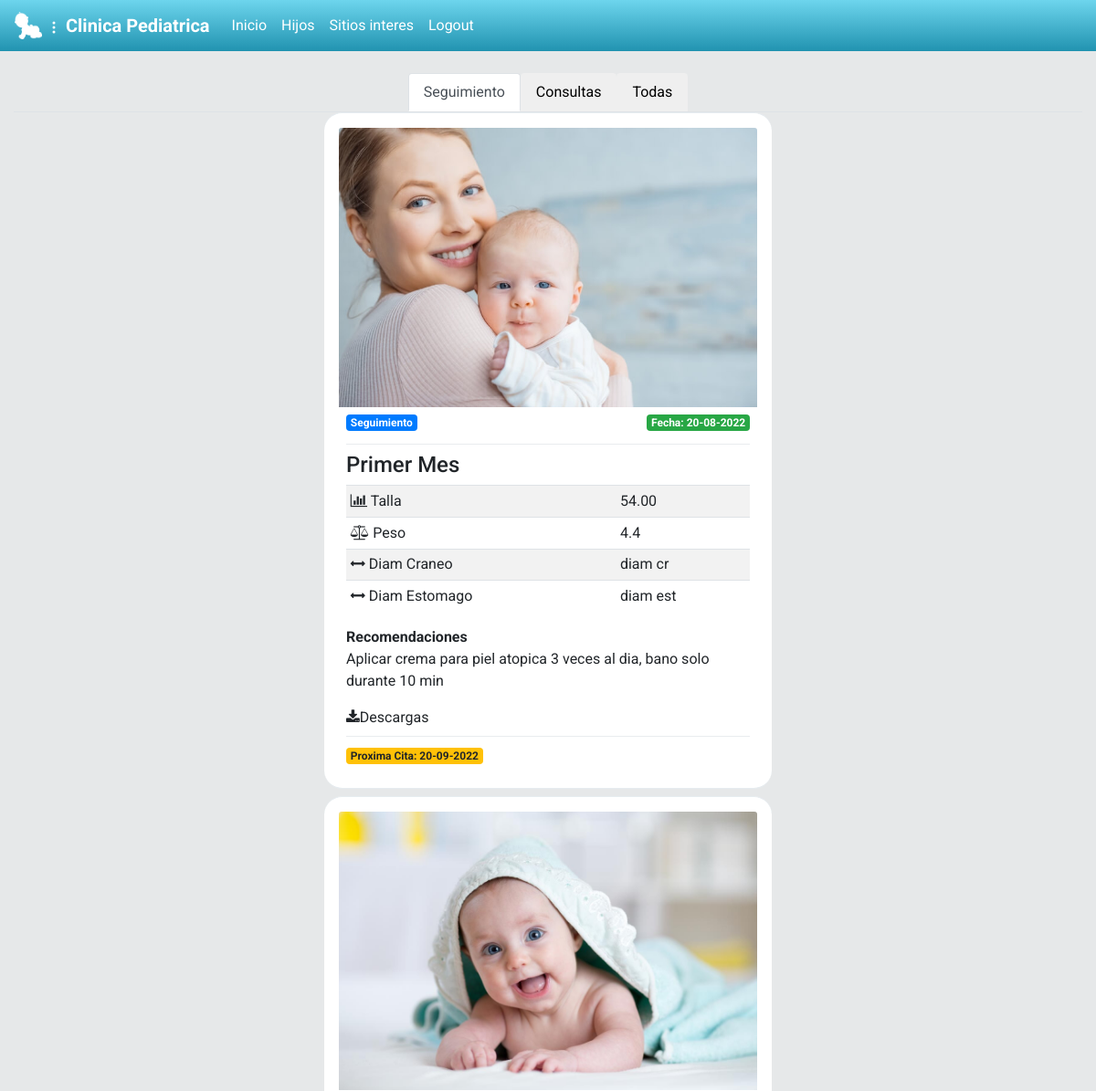
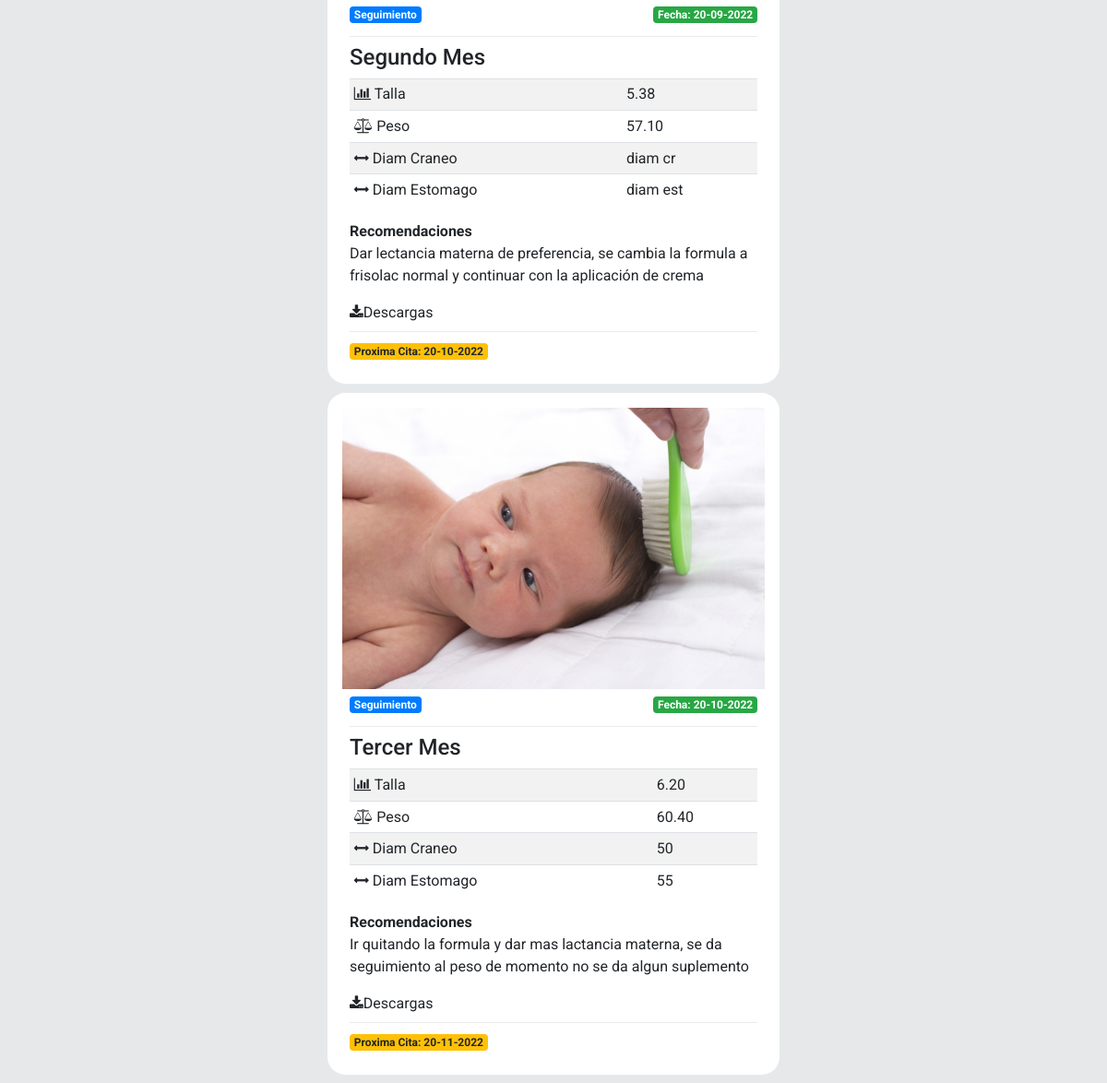
The app's page /consulta/6/ (signed in) with its own data (2 pictures, top to bottom).
### twitter/models.py (models this page shows, shortened)
class Consultas(models.Model):
    user = models.ForeignKey(User, on_delete=models.CASCADE, null=False, blank=False, default=1)
    tipo = models.CharField(max_length=30, default='consulta')
    fecha = models.DateField(auto_now=True)
    talla = models.CharField(max_length=20, default='talla', blank=True)
    peso = models.CharField(max_length=20, default='peso', blank=True)
    diam1 = models.CharField(max_length=20, default='diam cr', blank=True)
    diam2 = models.CharField(max_length=20, default='diam est', blank=True)
    nombre = models.ForeignKey(Hijos, on_delete=models.CASCADE, null=True, blank=True)
    recomendacion = models.CharField(max_length=200, default='Recomendacion')
    dato1 = models.CharField(max_length=100, default='dato1')
    dato2 = models.CharField(max_length=100, default='dato2')
    dato3 = models.CharField(max_length=100, default='dato3')
    dato4 = models.CharField(max_length=100, default='dato4')
    pic = models.ImageField(default='default.png')

### twitter/views.py (the view)
# urls.py: path('consulta/<int:id>/', views.consulta, name='consulta'),
@login_required
def consulta(request, id):
    consultas = Consultas.objects.filter(nombre_id = id)
    context={'consultas':consultas}
    return render(request, 'twitter/consulta.html', context)

### twitter/templates/twitter/consulta.html (shortened to what this page needs)
{% extends 'twitter/layout.html' %}
{% load humanize %}
{% block content %}
<div id="main" class="container-fluid ">
    <br>
    <div class="content">
        <nav>
            <div class="nav nav-tabs justify-content-center" id="nav-tab" role="tablist">
                <button class="nav-link active" id="nav-home-tab" data-toggle="tab" data-target="#nav-home"
                    type="button" role="tab" aria-controls="nav-home" aria-selected="true">Seguimiento</button>
                <button class="nav-link" id="nav-profile-tab" data-toggle="tab" data-target="#nav-profile" type="button"
                    role="tab" aria-controls="nav-profile" aria-selected="false">Consultas</button>
                <button class="nav-link" id="nav-contact-tab" data-toggle="tab" data-target="#nav-contact" type="button"
                    role="tab" aria-controls="nav-contact" aria-selected="false">Todas</button>
            </div>
        </nav>
        <div class="tab-content" id="nav-tabContent">
            <div class="tab-pane fade show active" id="nav-home" role="tabpanel" aria-labelledby="nav-home-tab">
                {% for consulta in consultas %}
                    {% if consulta.tipo == 'Seguimiento' %}
                <div id="tweetCards">
                    <div class="tweet-wrap mt-0 mb-2 p-3" style="border-radius:20px">
                        <div class="card">
                            <img src="{{consulta.pic.url}}" class="card-img-top" alt="...">
                            <div class="card-body p-2">
                                <span class="badge badge-primary float-left ">{{ consulta.tipo }} </span><span
                                    class="badge badge-success float-right">Fecha: {{ consulta.dato1 }} </span>
                                <br>
                                <div class="dropdown-divider"></div>
                                <div>
                                       <h4>{{consulta.dato3}}</h4>
                                    <table class="table table-striped table-sm">
                                        <tbody>
                                            <tr>
                                                <td><i class="fa fa-bar-chart" aria-hidden="true"></i>   Talla</td>
                                                <td>{{consulta.talla}}</td>
                                            </tr>
                                            <tr>
                                                <td><i class="fa fa-balance-scale" aria-hidden="true"></i>   Peso</td>
                                                <td>{{consulta.peso}}</td>
                                            </tr>
                                            <tr>
                                                <td><i class="fa fa-arrows-h" aria-hidden="true"></i> Diam Craneo</td>
                                                <td>{{consulta.diam1}}</td>
                                            </tr>
                                            <tr>
                                                <td><i class="fa fa-arrows-h" aria-hidden="true"></i> Diam Estomago</td>
                                                <td>{{consulta.diam2}}</td>
                                            </tr>
                                        </tbody>
                                    </table>
                                </div>
                                <p class="font-weight-bold p-0 m-0">Recomendaciones</p>
                                <p class="card-text pt-0">{{consulta.recomendacion}}</p>
                                <a><i class="fa fa-download" aria-hidden="true"></i>Descargas</a>
                                <div class="dropdown-divider"></div>
                                <span class="badge badge-warning">Proxima Cita: {{consulta.dato2}}</span>
                            </div>
                        </div>
                    </div>
                </div>
                {% endif %}
                {% endfor %}
            </div>
        </div>
    </div>
</div>
{% endblock content %}

### twitter/static/css/style.css (style rules this page uses)
body { background: #E6E8E9; ; font-family: 'Asap', sans-serif; font-family: 'Roboto', sans-serif; }
img { max-width: 100%; }
.card { border: none; }
#main { justify-content: center; }
.tweet-wrap { max-width: 490px; background: #fff; margin: 0 auto; margin-top: 50px; border-radius: 3px; padding: 30px; border-bottom: 1px solid #e6ecf0; border-top: 1px solid #e6ecf0; }

### records on screen
Consultas: pic (picture), tipo "Seguimiento", dato1 "20-08-2022", dato3 "Primer Mes", talla "54.00", peso "4.4", diam1 "diam cr", diam2 "diam est", recomendacion "Aplicar crema para piel atopica 3 veces al dia, bano solo durante 10 min", dato2 "20-09-2022"
Consultas: pic (picture), tipo "Seguimiento", dato1 "20-09-2022", dato3 "Segundo Mes", talla "5.38", peso "57.10", diam1 "diam cr", diam2 "diam est", recomendacion "Dar lectancia materna de preferencia, se cambia la formula a frisolac normal y continuar con la aplicación de crema", dato2 "20-10-2022"
Consultas: pic (picture), tipo "Seguimiento", dato1 "20-10-2022", dato3 "Tercer Mes", talla "6.20", peso "60.40", diam1 "50", diam2 "55", recomendacion "Ir quitando la formula y dar mas lactancia materna, se da seguimiento al peso de momento no se da algun suplemento", dato2 "20-11-2022"
